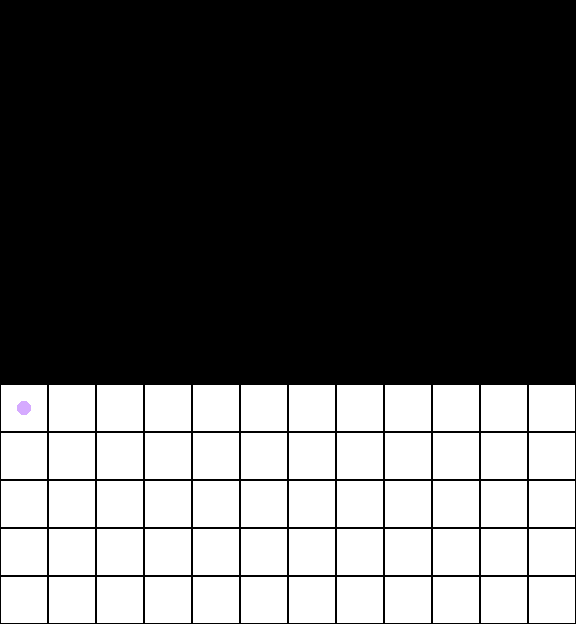

A level layout from a 2D game, rendered from its tile map. Below: a short description, then the map file with its tile-grid data intact:
An orthogonal 12x13 tile map with 48x48 px tiles, 4 tile layers (debug, obstacle, Obj, effect), 3 tilesets.

<map version="1.2" tiledversion="2019.12.11" orientation="orthogonal" renderorder="right-down" compressionlevel="0" width="12" height="13" tilewidth="48" tileheight="48" infinite="0" nextlayerid="5" nextobjectid="1">
 <tileset firstgid="1" source="tsx/tile.tsx" />
 <tileset firstgid="26" source="tsx/debug.tsx" />
 <tileset firstgid="51" source="tsx/obstacle.tsx" />
 <layer id="2" name="debug" width="12" height="13" opacity="0.5">
  <data encoding="csv">
0,0,0,0,0,0,0,0,0,0,0,0,
0,0,0,0,0,0,0,0,0,0,0,0,
0,0,0,0,0,0,0,0,0,0,0,0,
0,0,0,0,0,0,0,0,0,0,0,0,
0,0,0,0,0,0,0,0,0,0,0,0,
0,0,0,0,0,0,0,0,0,0,0,0,
0,0,0,0,0,0,0,0,0,0,0,0,
0,0,0,0,0,0,0,0,0,0,0,0,
0,0,0,0,0,0,0,0,0,0,0,0,
0,0,0,0,0,0,0,0,0,0,0,0,
0,0,0,0,0,0,0,0,0,0,0,0,
0,0,0,0,0,0,0,0,0,0,0,0,
0,0,0,0,0,0,0,0,0,0,0,0
</data>
 </layer>
 <layer id="3" name="obstacle" width="12" height="13" opacity="0">
  <data encoding="csv">
0,0,0,0,0,0,0,0,0,0,0,0,
0,0,0,0,0,0,0,0,0,0,0,0,
0,0,0,0,0,0,0,0,0,0,0,0,
0,0,0,0,0,0,0,0,0,0,0,0,
0,0,0,0,0,0,0,0,0,0,0,0,
0,0,0,0,0,0,0,0,0,0,0,0,
0,0,0,0,0,0,0,0,0,0,0,0,
57,0,0,0,0,51,0,0,0,0,0,0,
0,0,0,0,0,0,0,0,0,0,0,0,
0,0,0,0,0,0,0,0,0,0,0,0,
0,0,0,0,0,0,0,0,0,0,0,0,
0,0,0,0,0,0,0,0,0,0,0,0,
0,0,0,0,0,0,0,0,0,0,0,0
</data>
 </layer>
 <layer id="1" name="Obj" width="12" height="13">
  <data encoding="csv">
0,0,0,0,0,0,0,0,0,0,0,0,
0,0,0,0,0,0,0,0,0,0,0,0,
0,0,0,0,0,0,0,0,0,0,0,0,
0,0,0,0,0,0,0,0,0,0,0,0,
0,0,0,0,0,0,0,0,0,0,0,0,
0,0,0,0,0,0,0,0,0,0,0,0,
0,0,0,0,0,0,0,0,0,0,0,0,
0,0,0,0,0,0,0,0,0,0,0,0,
5,3,3,3,3,3,3,3,3,3,3,3,
3,3,3,3,3,3,3,3,3,3,3,3,
3,3,3,3,3,3,3,3,3,3,3,3,
3,3,3,3,3,3,3,3,3,3,3,3,
3,3,3,3,3,3,3,3,3,3,3,3
</data>
 </layer>
 <layer id="4" name="effect" width="12" height="13" opacity="0">
  <data encoding="csv">
0,0,0,0,0,0,0,0,0,0,0,0,
0,0,0,0,0,0,0,0,0,0,0,0,
0,0,0,0,0,0,0,0,0,0,0,0,
0,0,0,0,0,0,0,0,0,0,0,0,
0,0,0,0,0,0,0,0,0,0,0,0,
0,0,0,0,0,0,0,0,0,0,0,0,
0,0,0,0,0,0,0,0,0,0,0,0,
54,0,0,0,0,0,0,0,0,0,0,0,
0,0,0,0,0,0,0,0,0,0,0,0,
0,0,0,0,0,0,0,0,0,0,0,0,
0,0,0,0,0,0,0,0,0,0,0,0,
0,0,0,0,0,0,0,0,0,0,0,0,
0,0,0,0,0,0,0,0,0,0,0,0
</data>
 </layer>
</map>